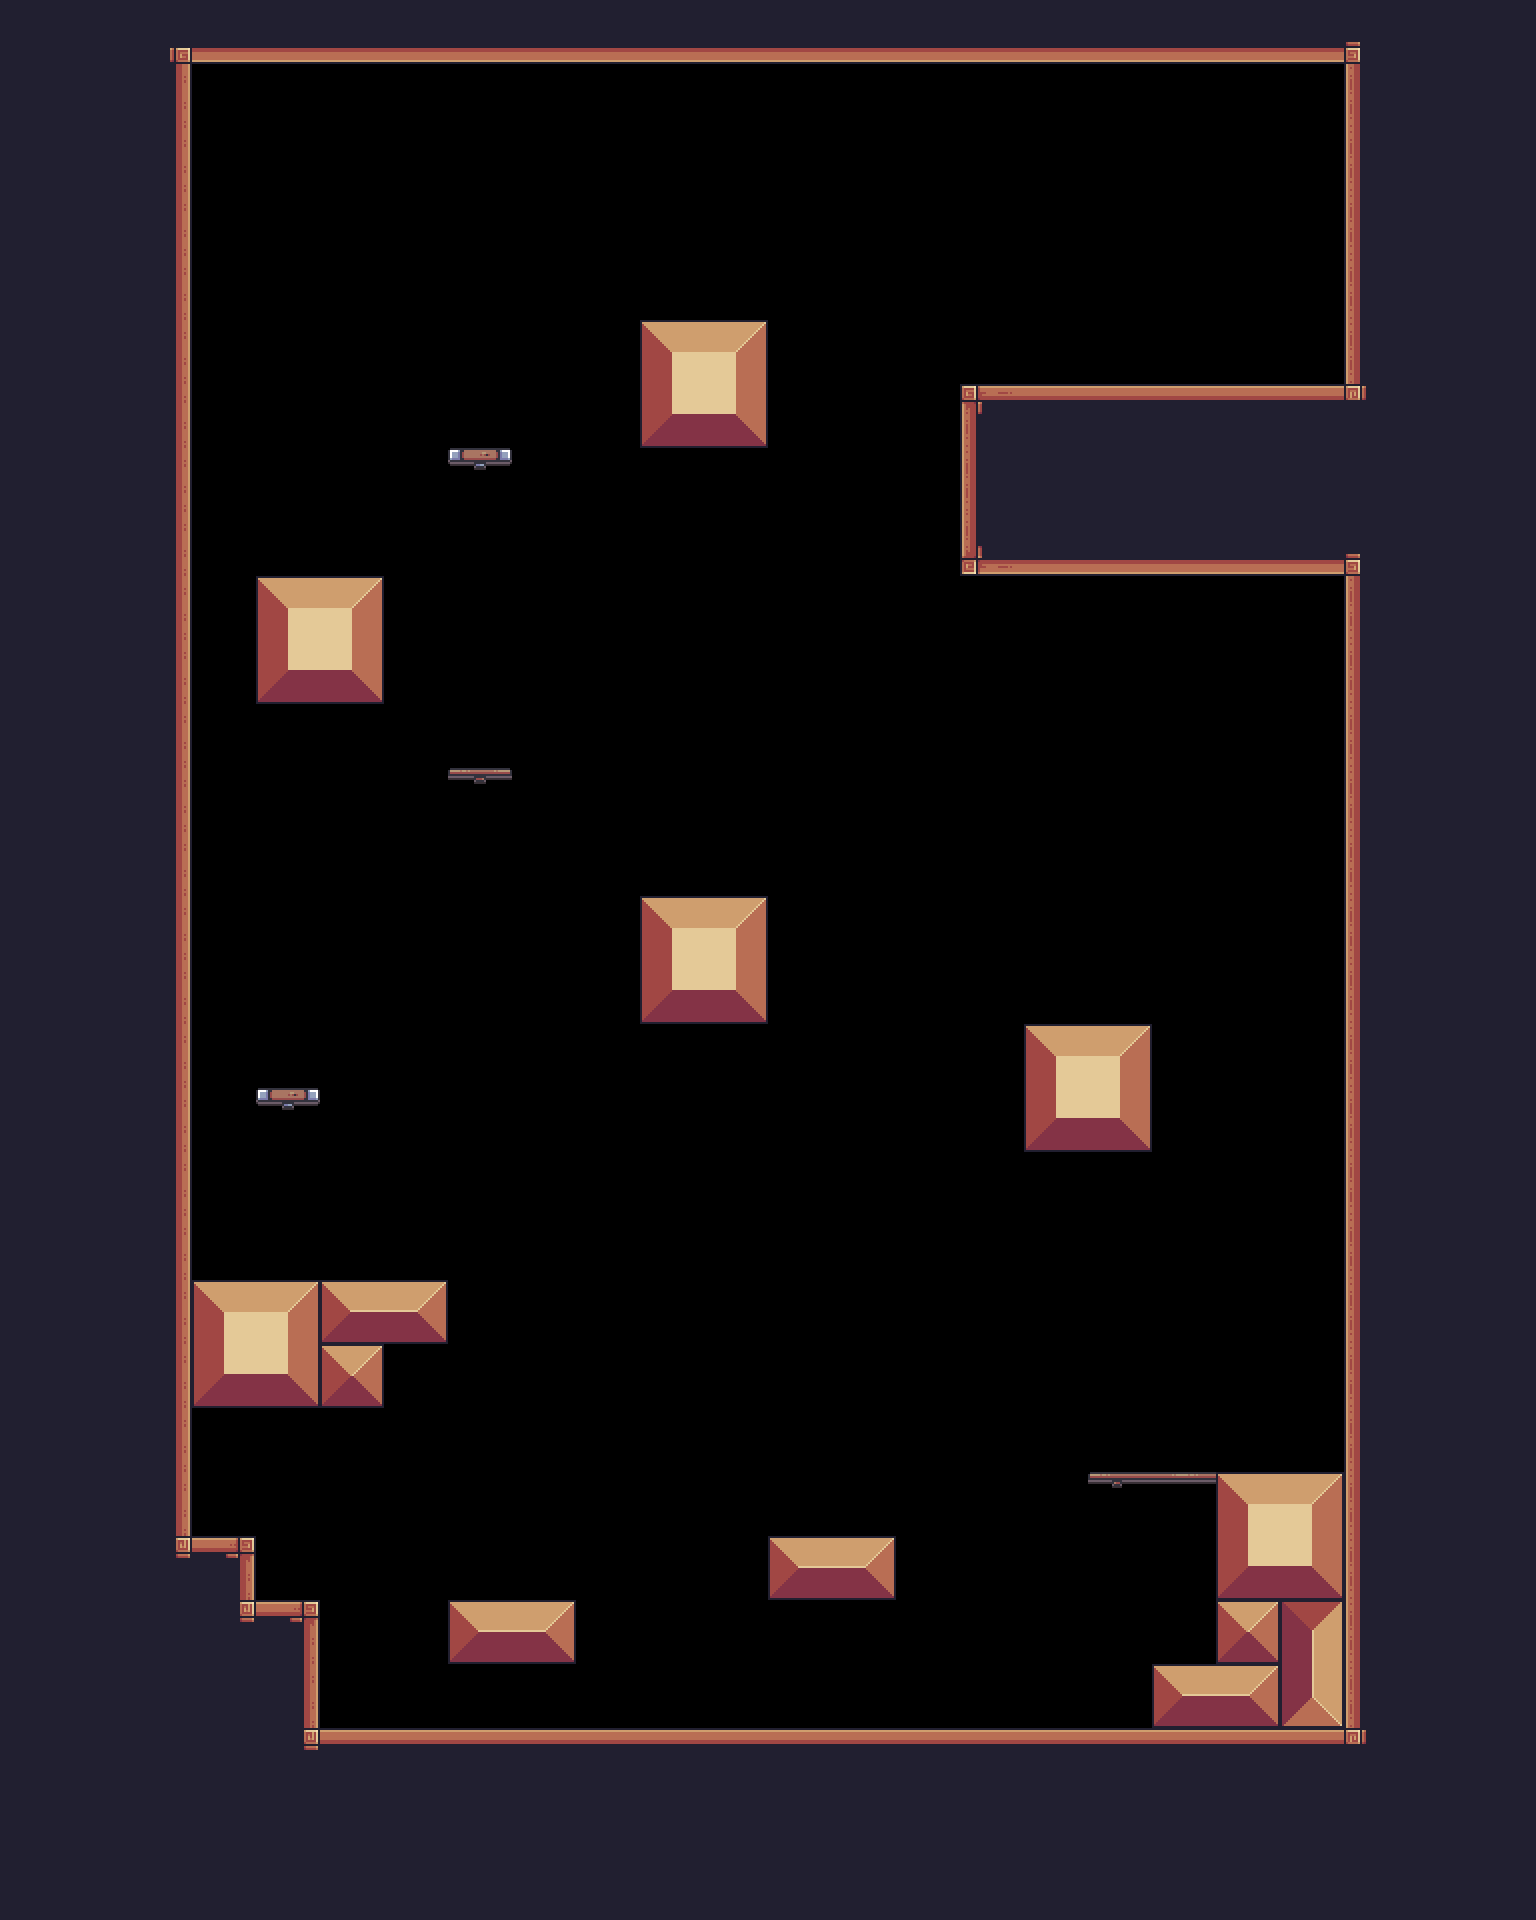

This is a level from a 2D game, rendered from its Tiled map with the project's own tilesets. A one-line summary and the map file follow, with tile-layer data summarised:
An orthogonal 24x30 tile map with 64x64 px tiles, 2 tile layers (Terrain, Platforms), 2 hidden layers not drawn, 8 tilesets and 86 objects (45x silver, 11x saw, 11x gold, 8x tooth, 3x floor_spike, ...).

<map version="1.10" tiledversion="1.11.2" orientation="orthogonal" renderorder="right-down" width="24" height="30" tilewidth="64" tileheight="64" infinite="0" nextlayerid="14" nextobjectid="246">
 <tileset firstgid="1" source="../tilesets/outside.tsx" />
 <tileset firstgid="49" source="../tilesets/items.tsx" />
 <tileset firstgid="54" source="../tilesets/inside.tsx" />
 <tileset firstgid="150" source="../tilesets/extra.tsx" />
 <tileset firstgid="216" source="../tilesets/platforms.tsx" />
 <tileset firstgid="224" source="../tilesets/enemies.tsx" />
 <tileset firstgid="224" source="../tilesets/grass.tsx" />
 <tileset firstgid="229" source="../tilesets/objects.tsx" />
 <layer id="9" name="BG" width="24" height="30" visible="0">
  <data>[720 cells, 0 non-empty, 0 distinct tile ids]</data>
 </layer>
 <objectgroup id="12" name="BG details" class="window" visible="0" />
 <layer id="1" name="Terrain" width="24" height="30">
  <data>[720 cells, 311 non-empty, 22 distinct tile ids]</data>
 </layer>
 <layer id="5" name="Platforms" width="24" height="30">
  <data>[720 cells, 5 non-empty, 4 distinct tile ids]</data>
 </layer>
 <layer id="10" name="FG" width="24" height="30" visible="0">
  <data>[720 cells, 0 non-empty, 0 distinct tile ids]</data>
 </layer>
 <objectgroup id="4" name="Objects">
  <object id="4" name="flag" gid="232" x="1184" y="384" width="68" height="186" />
  <object id="15" name="player" gid="236" x="260.952" y="1024.36" width="74" height="56" />
  <object id="91" name="saw" x="960" y="1536" width="64" height="64">
   <properties>
    <property name="speed" type="int" value="0" />
   </properties>
  </object>
  <object id="135" name="saw" x="352" y="736" width="64" height="64">
   <properties>
    <property name="speed" type="int" value="0" />
   </properties>
  </object>
  <object id="140" name="saw" x="896" y="512" width="64" height="64">
   <properties>
    <property name="speed" type="int" value="0" />
   </properties>
  </object>
  <object id="141" name="saw" x="832" y="448" width="64" height="64">
   <properties>
    <property name="speed" type="int" value="0" />
   </properties>
  </object>
  <object id="142" name="saw" x="704" y="448" width="64" height="64">
   <properties>
    <property name="speed" type="int" value="0" />
   </properties>
  </object>
  <object id="143" name="saw" x="576" y="448" width="64" height="64">
   <properties>
    <property name="speed" type="int" value="0" />
   </properties>
  </object>
  <object id="178" name="saw" x="640" y="512" width="64" height="64">
   <properties>
    <property name="speed" type="int" value="0" />
   </properties>
  </object>
  <object id="179" name="saw" x="768" y="512" width="64" height="64">
   <properties>
    <property name="speed" type="int" value="0" />
   </properties>
  </object>
  <object id="189" name="floor_spike" gid="1073742063" x="960" y="640" width="64" height="64">
   <properties>
    <property name="inverted" type="bool" value="true" />
   </properties>
  </object>
  <object id="190" name="floor_spike" gid="1073742063" x="1024" y="640" width="64" height="64">
   <properties>
    <property name="inverted" type="bool" value="true" />
   </properties>
  </object>
  <object id="191" name="floor_spike" gid="1073742063" x="1088" y="640" width="64" height="64">
   <properties>
    <property name="inverted" type="bool" value="true" />
   </properties>
  </object>
  <object id="232" name="saw" x="320" y="1472" width="64" height="64">
   <properties>
    <property name="speed" type="int" value="0" />
   </properties>
  </object>
 </objectgroup>
 <objectgroup id="13" name="Moving Objects">
  <object id="81" name="spike" gid="240" x="448" y="1088" width="54" height="54">
   <properties>
    <property name="end_angle" type="int" value="360" />
    <property name="platform" type="bool" value="false" />
    <property name="radius" type="int" value="100" />
    <property name="speed" type="int" value="50" />
    <property name="start_angle" type="int" value="180" />
   </properties>
  </object>
  <object id="133" name="saw" x="187" y="320" width="10" height="512">
   <properties>
    <property name="flip" type="bool" value="false" />
    <property name="platform" type="bool" value="false" />
    <property name="speed" type="int" value="100" />
   </properties>
  </object>
  <object id="137" name="spike" gid="240" x="192" y="128" width="54" height="54">
   <properties>
    <property name="end_angle" type="int" value="90" />
    <property name="platform" type="bool" value="false" />
    <property name="radius" type="int" value="100" />
    <property name="speed" type="int" value="50" />
    <property name="start_angle" type="int" value="0" />
   </properties>
  </object>
  <object id="139" name="helicopter" x="1024" y="704" width="10" height="320">
   <properties>
    <property name="flip" type="bool" value="false" />
    <property name="platform" type="bool" value="true" />
    <property name="speed" type="int" value="100" />
   </properties>
  </object>
  <object id="234" name="saw" x="576" y="1088" width="300" height="10">
   <properties>
    <property name="flip" type="bool" value="false" />
    <property name="platform" type="bool" value="false" />
    <property name="speed" type="int" value="60" />
   </properties>
  </object>
  <object id="245" name="spike" gid="240" x="687.488" y="215.326" width="54" height="54">
   <properties>
    <property name="end_angle" type="int" value="180" />
    <property name="platform" type="bool" value="false" />
    <property name="radius" type="int" value="100" />
    <property name="speed" type="int" value="50" />
    <property name="start_angle" type="int" value="0" />
   </properties>
  </object>
 </objectgroup>
 <objectgroup id="7" name="Items">
  <object id="114" name="silver" gid="52" x="448" y="1408" width="64" height="64" />
  <object id="115" name="silver" gid="52" x="512" y="1344" width="64" height="64" />
  <object id="116" name="silver" gid="52" x="576" y="1408" width="64" height="64" />
  <object id="117" name="silver" gid="52" x="640" y="1408" width="64" height="64" />
  <object id="118" name="silver" gid="52" x="576" y="1472" width="64" height="64" />
  <object id="119" name="silver" gid="52" x="512" y="1408" width="64" height="64" />
  <object id="120" name="silver" gid="52" x="448" y="1472" width="64" height="64" />
  <object id="121" name="silver" gid="52" x="576" y="1344" width="64" height="64" />
  <object id="122" name="gold" gid="50" x="512" y="1472" width="64" height="64" />
  <object id="124" name="silver" gid="52" x="1024" y="1216" width="64" height="64" />
  <object id="125" name="silver" gid="52" x="1024" y="1280" width="64" height="64" />
  <object id="126" name="silver" gid="52" x="960" y="1344" width="64" height="64" />
  <object id="127" name="silver" gid="52" x="896" y="1344" width="64" height="64" />
  <object id="128" name="silver" gid="52" x="1088" y="1216" width="64" height="64" />
  <object id="129" name="silver" gid="52" x="1024" y="1344" width="64" height="64" />
  <object id="130" name="silver" gid="52" x="960" y="1280" width="64" height="64" />
  <object id="131" name="silver" gid="52" x="960" y="1216" width="64" height="64" />
  <object id="132" name="diamond" gid="49" x="768" y="1344" width="64" height="64" />
  <object id="194" name="gold" gid="50" x="640" y="1344" width="64" height="64" />
  <object id="195" name="gold" gid="50" x="896" y="1280" width="64" height="64" />
  <object id="196" name="gold" gid="50" x="1088" y="1280" width="64" height="64" />
  </objectgroup>
 <objectgroup id="6" name="Enemies">
  <!-- 8 objects omitted --></objectgroup>
 <objectgroup id="2" name="Water" visible="0" />
 <objectgroup id="8" name="Data">
  <!-- 1 objects omitted --></objectgroup>
</map>
<!-- 45 of 86 objects omitted -->
